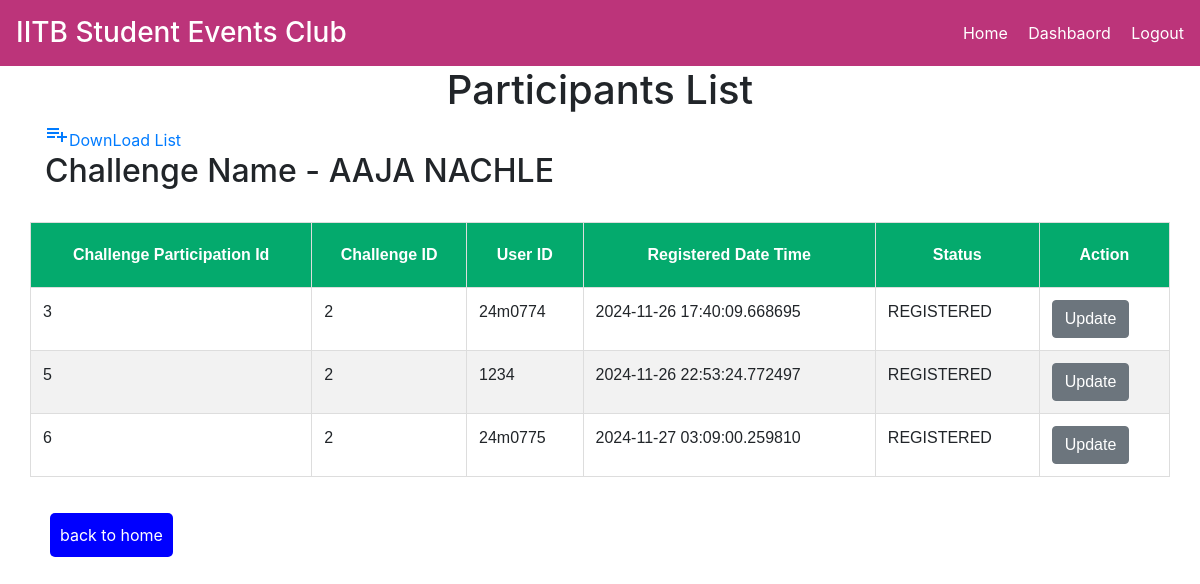
The page /chparticipants2 (signed in) on the database its author committed.
### wellness/models.py (models this page shows)
class Challenge(db.Model):
    chid = db.Column(db.Integer, primary_key=True)
    chname = db.Column(db.String(100))
    chstart = db.Column(db.DateTime, default=datetime.now(timezone.utc))
    chend = db.Column(db.DateTime,  default=datetime.now(timezone.utc))
    chvenue = db.Column(db.String(100))
    chorganizer = db.Column(db.String(100))
    chdesc = db.Column(db.Text)
    chcontact = db.Column(db.String(20))
    chcategory = db.Column(db.String(100))
    chpoints = db.Column(db.Integer)

class ChallengeParticipation(db.Model):
    cpid = db.Column(db.Integer, primary_key=True)
    chid = db.Column(db.Integer)
    uid = db.Column(db.Integer)
    status = db.Column(db.String(25))
    chregtime = db.Column(db.DateTime, default=datetime.now(timezone.utc))

### wellness/main.py (the view)
@main.route("/chparticipants<int:chid>", methods=['POST', 'GET'])
@login_required
def get_challenge_participations(chid):
    challenge = Challenge.query.get_or_404(chid)
    if challenge is None:
        flash("Invalid Challenge id")
        return redirect(url_for("auth.adminHome"))
    chname = challenge.chname
    chid = challenge.chid
    challenges = ChallengeParticipation.query.filter_by(chid=chid)
    return render_template("challengeparticipants.html", challenges=challenges, chname=chname, chid=chid)

### wellness/__init__.py (called while the page is built)
def create_app():
    app = Flask(__name__)
    app.config['DEBUG'] = True
    app.config['SECRET_KEY'] = "secret-key"
    app.config["SQLALCHEMY_DATABASE_URI"] = "sqlite:///db.sqlite"
    db.init_app(app)
    login_manager = LoginManager()
    login_manager.login_view = "auth.login"
    login_manager.init_app(app)
    from wellness.models import User
    @login_manager.user_loader
    def load_user(id):
        return User.query.get(id)
    from .main import main as main_blueprint
    app.register_blueprint(main_blueprint)
    from .auth import auth as auth_blueprint
    app.register_blueprint(auth_blueprint)
    return app

### wellness/templates/challengeparticipants.html (shortened to what this page needs)
<!DOCTYPE html>
<html xmlns:th="http://www.thymeleaf.org">
<head>
<link rel="stylesheet" href="https://stackpath.bootstrapcdn.com/bootstrap/4.5.0/css/bootstrap.min.css">
<link rel="stylesheet" href="https://maxcdn.bootstrapcdn.com/font-awesome/4.7.0/css/font-awesome.min.css">
</head>
<body>
  <div class="navbar">
    <h3>IITB Student Events Club</h3>
    <div>
        <a href="/adminhome">Home</a>
        <a href="/dashboard">Dashbaord</a>
        <a href="/logout">Logout</a>
    </div>
</div>
 <h1 align="center">Participants List</h1>
    <div class="container">
		<div>
			<a title="Add" href="{{ url_for('main.download_chlist', chid=chid) }}"  data-toggle="tooltip"><i class="material-icons">&#xE03B;</i>DownLoad List</a>
		</div>
        <div>
            <h2>Challenge Name - {{ chname }}</h2>
        </div>
		<br>
        <div class="row">
            <table class="table" id="customers">
                <thead>
                    <tr>
                        <th>Challenge Participation Id</th>
                        <th>Challenge ID</th>
                        <th>User ID</th>
                        <th>Registered Date Time</th>
                        <th>Status</th>
                        <th>Action</th>
                    </tr>
                </thead>
                <tbody>
                    {% for challenge in challenges %}
                    <tr>
                        <td>{{ challenge.cpid }}</td>
                        <td>{{ challenge.chid }}</td>
                        <td>{{ challenge.uid }}</td>
                        <td>{{ challenge.chregtime }}</td>
                        <td>{{ challenge.status }}</td>
                        <td><form action="{{ url_for('main.update_chpar', cpid=challenge.cpid) }}" method="get">
                          <button type="submit" class="btn btn-secondary">Update</button>
                          </form></td>
                    </tr>
                    {% endfor %}
                </tbody>
            </table>
             <div style="margin:20px"><a href="/adminhome" class="form-button">back to home</a></div>
        </div>
    </div>
</body>
</html>

### wellness/templates/challengeparticipants.html (style rules this page uses)
#customers { font-family: Arial, Helvetica, sans-serif; border-collapse: collapse; width: 100%; }
#customers td, #customers th { border: 1px solid #ddd; padding: 12px; }
#customers tr:nth-child(even) { background-color: #f2f2f2; }
#customers th { padding-top: 20px; padding-bottom: 20px; text-align: center; background-color: #04AA6D; color: white; }
.form-button { display: block; width: 100%; margin:auto; padding: 10px; background-color: blue; color: #fff; border: none; border-radius: 5px; cursor: pointer; transition: background-color 0.3s ease; white-space: nowrap; }
h1 { text-align:center; }
.navbar { background-color: rgb(188, 52, 122); color: white; padding: 1rem; display: flex; justify-content: space-between; align-items: center; }
.navbar h3 { margin: 0; }
.navbar a { color: white; text-decoration: none; margin-left: 1rem; }

### rows shown on the page
Challenge: chname "AAJA NACHLE"
ChallengeParticipation: cpid "3", chid "2", uid "24m0774", chregtime "2024-11-26 17:40:09.668695", status "REGISTERED"
ChallengeParticipation: cpid "5", chid "2", uid "1234", chregtime "2024-11-26 22:53:24.772497", status "REGISTERED"
ChallengeParticipation: cpid "6", chid "2", uid "24m0775", chregtime "2024-11-27 03:09:00.259810", status "REGISTERED"
